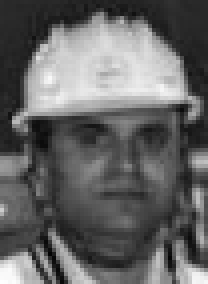
#> input picture utils/hat_none/hat_1.jpg, 52 x 71 px (shown 4 times larger)
$ python create_npy.py
#> lines starting #> are read from the running program, lines starting #| are printed output that depends on the picture
import os
import cv2
import numpy as np
from xml.dom.minidom import parse
from random import shuffle

def cut_img(path, out_path):
    """
    截图安全帽
    :param path: 原始图片输入路径
    :param out_path: 截图后图片路径
    :return:
    """
    nonehat_index = 1
    hat_index = 1
    filenames = os.listdir(path)  # 读取文件夹里面的内  xml 和 jpg
    # print(filenames)

    for file in filenames:
        if file.split('.')[-1] == 'xml':  # 获取里面xml
            # 读取xml
            DomTree = parse(path + '/' + file)
            # 获取根节点
            annotation = DomTree.documentElement
            # 获取annotation下面的filename
            filename = annotation.getElementsByTagName('filename')[0].childNodes[
                0].data  # filename和childNodes可能有多个，所以要用s和[0]
            # print(filename)
            # 图片转灰度
            img = cv2.imread(path + '/' + filename, cv2.IMREAD_GRAYSCALE)

            # 获取图片被框的位置
            objects = annotation.getElementsByTagName('object')  # 所有是<object>都获取出来，放入数组中objects
            # 获取标记位置和颜色
            for object in objects:
                # print(object)
                # 颜色
                label = object.getElementsByTagName('name')[0].childNodes[0].data
                # print(label)
                bndbox = object.getElementsByTagName('bndbox')[0]
                xmin = int(bndbox.getElementsByTagName('xmin')[0].childNodes[0].data)
                ymin = int(bndbox.getElementsByTagName('ymin')[0].childNodes[0].data)
                xmax = int(bndbox.getElementsByTagName('xmax')[0].childNodes[0].data)
                ymax = int(bndbox.getElementsByTagName('ymax')[0].childNodes[0].data)

                # print(xmin, ymin, xmax, ymax)

                IMG = img[ymin:ymax, xmin:xmax]  # 行/列

                if label == 'none':
                    cv2.imwrite(out_path + '/' + 'none_' + str(nonehat_index) + '.jpg', IMG)
                    nonehat_index += 1;
                else:
                    cv2.imwrite(out_path + '/' + 'hat_' + str(hat_index) + '.jpg', IMG)
                    hat_index += 1;

cut_img('NA', 'hat_none')

def del_img(path):
    """
    删除比较小的图片 40*40 以下
    :param path: 图片路径
    :return:
    """
#> called with path = 'hat_none'
    filenames = os.listdir(path)
    for file in filenames:
        img = cv2.imread(path + '/' + file)
#> img is the input picture: shape (71, 52, 3); min 3, max 254, mean 101
        if img.shape[0] < 40 or img.shape[1] < 40:
            os.remove(path + '/' + file)

del_img('hat_none')

def create_npy(path, out_path, img_size = 50):
    """
    创建npy
    :param paht: 原始图片路径
    :param out_path: npy输出路径
    :param img_size: 图片大小，用来定义图片训练时候的输入尺寸
    :return:
    """
#> called with path = 'hat_none', out_path = 'hat_none.npy', img_size = 50
    npy_data = []
    filenames = os.listdir(path)
    for file in filenames:
        img = cv2.imread(path + '/' + file, cv2.IMREAD_GRAYSCALE)
#> img: shape (71, 52); min 3, max 254, mean 101
        new_img = cv2.resize(img, (img_size, img_size))
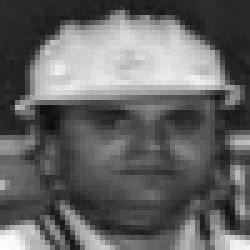
#> new_img: shape (50, 50) (shown 5 times larger); min 12, max 253, mean 100.9
        label = file.split('_')[0]
        # 独热编码
        if label == 'hat':
            label_name = [1, 0]
        else:
            label_name = [0, 1]

        # 把这张图片和对应的标识存入集合
        npy_data.append([np.array(new_img), np.array(label_name)])

    shuffle(npy_data)
#> (the run stopped early here; a loop or call above may not have finished)
